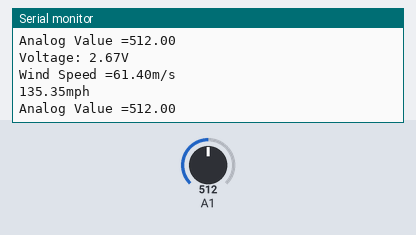
The sketch below on a simulated Arduino Uno, built with avr-gcc and run on an emulated ATmega328P. Parts: the last lines printed to the serial monitor. Inputs (shaded band) come from the test bench; at power-on: A1 = 512.

Above: at 1.3 s.
1.4 s: A1 set to 716
At 1.85 s:
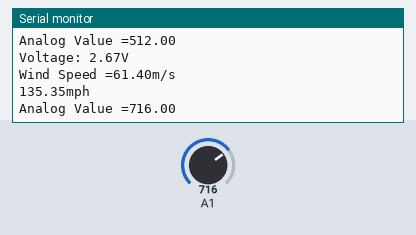
2.9 s: A1 set to 900
At 3.37 s:
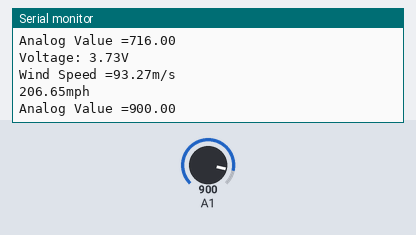
Timing chart, 0 to 5.9 s (numbered marks = the images above; inputs shaded):
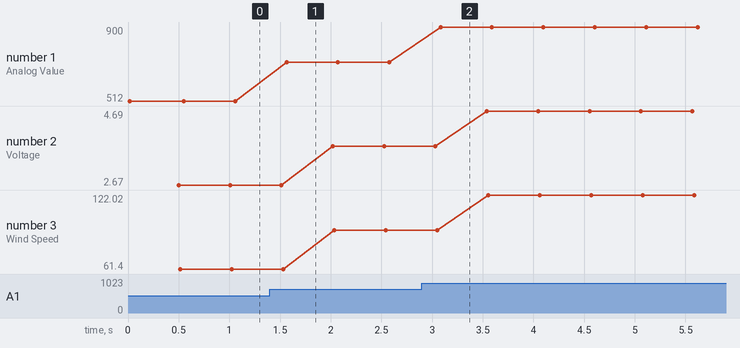

The sketch:

wind_speed.ino
```cpp
// Paul Schakel & Ezhar Zahid
// Wind Speed
// Prototype testing out an Adafruit wind sensor

void setup() {
    Serial.begin(9600);
    Serial.println("Initialized...");
}

void loop() {
    float sensorValue = analogRead(A1);
    Serial.print("Analog Value =");
    Serial.println(sensorValue);
    delay(500);

    float voltage = (sensorValue / 960) * 5;
    Serial.print("Voltage: ");
    Serial.print(voltage);
    Serial.println("V");

    float wind_speed = mapfloat(voltage, 0.62, 1.7, 0, 32.4);
    float speed_mph = ((wind_speed *3600)/1609.344) - 2; //convert from meters per hour to miles
    Serial.print("Wind Speed =");
    Serial.print(wind_speed);
    Serial.println("m/s");
    Serial.print(speed_mph);
    Serial.println("mph");
}

float mapfloat(float x, float in_min, float in_max, float out_min, float out_max) {
  return (x - in_min) * (out_max - out_min) / (in_max - in_min) + out_min;
}
```

Measured:
- after the input at 1.4 s, the serial monitor: prints a new line after 0.16 s (image 1)
- after the input at 2.9 s, the serial monitor: prints a new line after 0.18 s (image 2)
- plotted number 1: 512 → 716 after the input at 1.4 s, 716 → 900 after the input at 2.9 s
- plotted number 2: 2.67 → 3.73 after the input at 1.4 s, 3.73 → 4.69 after the input at 2.9 s
- plotted number 3: 61.4 → 93.27 after the input at 1.4 s, 93.27 → 122.02 after the input at 2.9 s
